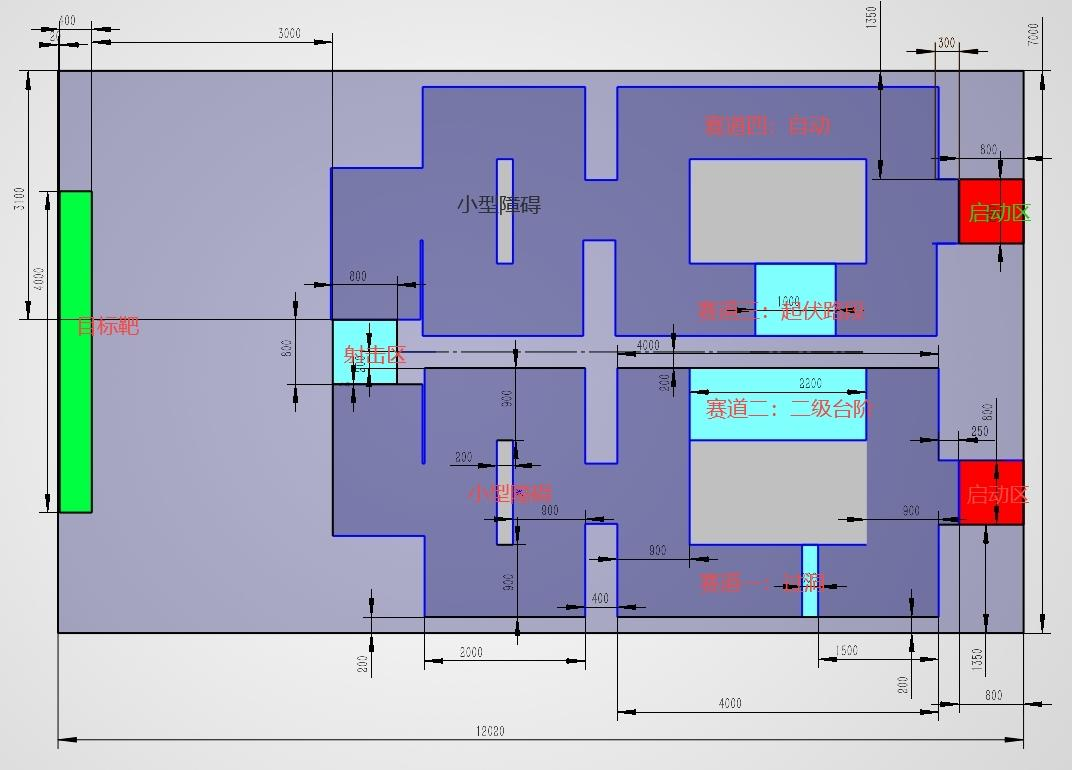
#> input picture tools/sim/drawings/rmu_arena_2026.png, 1072 x 770 px
$ python drawing_to_upper_segment.py --drawing drawings/rmu_arena_2026.png
#> lines starting #> are read from the running program, lines starting #| are printed output that depends on the picture; after the words box and inside, x2 and y2 are one past the last pixel; in counts of white or black regions, pixels touching at a corner belong together
#!/usr/bin/env python3
"""按 CAD 图纸「上半段」生成 Gazebo 世界 + Nav2 栅格地图（v2 语义修正版）。

v2 相对 v1 的改动（对应 note 里的缺陷清单）：
  1. 碰撞语义不再依赖「紫色深浅」：深紫一律算地面；障碍 = 蓝线膨胀
     ∪ 夹在蓝线之间的浅紫带体 ∪ 薄洞 ∪ 台阶。
  2. 裁剪在所有形态学操作之前（v1 是先填洞后裁剪，会在裁剪线附近填死通道）。
  3. 禁止全局 binary_fill_holes；只补「宽度 ≤ 0.60 m 且面积 ≤ 1.0 m²」的薄洞。
  4. 生成 <physics> 块（0.01 / 100 Hz），墙高 0.60 m（高于雷达安装面）。
  5. 边界墙外移到场地外，避免压住红色启动区 / 绿色目标带。
  6. 栅格 cell == map resolution == 0.05，取消 0.10 m max-pooling。
  7. 像素/盒 -> 栅格统一用 floor()，消除半格偏移。
  8. 自检锚点换成与真实几何一致的一组（v1 的「顶部平台应占据」前提是错的）。

用法：
    python3 tools/sim/drawing_to_upper_segment.py \
        --drawing tools/sim/drawings/rmu_arena_2026.png \
        --out-world src/rmu_gazebo_simulator/rmu_gazebo_simulator/resource/worlds \
        --out-map  src/pb2025_sentry_nav/pb2025_nav_bringup/map/simulation \
        --preview  tools/sim/drawings/upper_segment_preview.png \
        --report   /tmp/upper_report.json

依赖：numpy, Pillow, scipy
"""
from __future__ import annotations

import argparse
import json
import math
import os

import numpy as np
from PIL import Image, ImageDraw
from scipy import ndimage

# --------------------------------------------------------------------------- #
# 参数
# --------------------------------------------------------------------------- #
DEFAULTS = dict(
    field_w=12.0,
    field_h=7.5,
    crop_y_min=0.20,
    crop_y_max=3.75,
    wall_height=0.60,          # 围墙 / 赛道边界墙（高于雷达安装面）
    boundary_thickness=0.20,
    boundary_height=1.00,
    boundary_gap=0.10,         # 边界墙贴场地外缘再外移这么多
    enclosure_thickness=0.10,  # 障碍物 / 起伏路 的围栏薄墙厚度
    enclosure_height=0.45,     # 围栏墙高：与机器人整体高度相近或略高
    map_resolution=0.05,
    map_margin=0.50,
    min_corridor=0.50,         # 最小可通行净宽：底盘 0.47 m（轮距外沿）× 0.37 m + 余量。
                               # 不用 0.6（=2×robot_radius 圆）：那是保守外接圆，
                               # 图纸自己的启动门洞只有 0.69 m，按圆要求会判成不可通行。
)

# 原图标定：紫色场地填充外接框 -> 12.0 m x 7.5 m
CAL = dict(U0=61, U1=1021, V0=73, V1=630)
CROP_V0, CROP_V1 = 73, 336          # 上半段（含）
SX = DEFAULTS["field_w"] / (CAL["U1"] - CAL["U0"])   # 0.0125 m/px
SY = DEFAULTS["field_h"] / (CAL["V1"] - CAL["V0"])   # 0.013465 m/px
PX = min(SX, SY)

# 出生点（写在 config/gz_world.yaml 的 upper_segment 段）
SPAWN = dict(x=5.55, y=1.89, z=0.10, yaw=math.pi)


def wx(u):
    return (u - CAL["U0"]) * SX - DEFAULTS["field_w"] / 2.0


def wy(v):
    return DEFAULTS["field_h"] / 2.0 - (v - CAL["V0"]) * SY


def parse_args():
    ap = argparse.ArgumentParser(description="图纸上半段 -> Gazebo world + Nav2 map (v2)")
    ap.add_argument("--drawing", required=True)
    ap.add_argument("--name", default="upper_segment")
    ap.add_argument("--out-world", default=".")
    ap.add_argument("--out-map", default=".")
    ap.add_argument("--preview", default="")
    ap.add_argument("--report", default="")
    ap.add_argument("--no-crop-wall", action="store_true",
                    help="不在 y=crop_y_min 处生成封闭墙（默认生成，否则机器人会掉出地面）")
    return ap.parse_args()


# --------------------------------------------------------------------------- #
# 颜色掩码（先裁剪，再做任何形态学）
# --------------------------------------------------------------------------- #
def build_masks(im):
    a = np.asarray(im.convert("RGB")).astype(np.int16)
    r, g, b = a[:, :, 0], a[:, :, 1], a[:, :, 2]
    m = {}
    m["blue"] = ((b > 120) & ((b - r) > 60) & ((b - g) > 60) & (r < 130) & (g < 130))
    m["red"] = (r > 180) & (g < 100) & (b < 100)
    m["green"] = (g > 150) & (r < 120) & (b < 120)
    m["cyan"] = ((r < 180) & (g > 190) & (b > 190) & ((g - r) > 60) & ((b - r) > 60))
    m["gray"] = ((np.abs(r - g) < 18) & (np.abs(g - b) < 18) & (r > 160) & (r < 225))
    # 浅紫：深紫不算，二者是不同的填充色
    m["light"] = ((np.abs(r - 168) <= 12) & (np.abs(g - 168) <= 12) & (np.abs(b - 196) <= 12))
    # 深紫：赛道可行驶地面。v2 里它永不作为障碍源，只用于「别把凹槽当薄洞填死」
    m["deep"] = ((np.abs(r - 121) <= 12) & (np.abs(g - 121) <= 12) & (np.abs(b - 171) <= 12))
    m["_rgb"] = a
    return a, m


def crop_mask(mask, v0=CROP_V0, v1=CROP_V1):
    out = np.zeros_like(mask)
    out[v0:v1 + 1, CAL["U0"]:CAL["U1"] + 1] = mask[v0:v1 + 1, CAL["U0"]:CAL["U1"] + 1]
    return out


def disk(radius):
    y, x = np.mgrid[-radius:radius + 1, -radius:radius + 1]
    return (x * x + y * y) <= radius * radius


def px_of(meters):
    return max(1, int(round(meters / PX)))


def blobs(mask, min_area):
    """返回 [(u0,u1,v0,v1,area)]，按面积降序。"""
    mm = ndimage.binary_closing(mask, structure=np.ones((5, 5)))
    mm = ndimage.binary_opening(mm, structure=np.ones((3, 3)))
    lab, n = ndimage.label(mm)
    if n == 0:
        return []
    objs = ndimage.find_objects(lab)
    sizes = ndimage.sum(mm, lab, range(1, n + 1))
    out = []
    for i in range(n):
        if sizes[i] < min_area:
            continue
        sl = objs[i]
        out.append((sl[1].start, sl[1].stop - 1, sl[0].start, sl[0].stop - 1, int(sizes[i])))
    out.sort(key=lambda t: -t[4])
    return out


def biggest_blob(mask, min_area, u_range=None, v_range=None):
    for bb in blobs(mask, min_area):
        u0, u1, v0, v1, _ = bb
        if u_range and not (u_range[0] <= u0 and u1 <= u_range[1]):
            continue
        if v_range and not (v_range[0] <= v0 and v1 <= v_range[1]):
            continue
        return bb
    return None


# --------------------------------------------------------------------------- #
# 障碍掩码
# --------------------------------------------------------------------------- #
def solid_mask(m, floor_marks=None, exclude=None):
    """障碍掩码（v4）。

    图纸着色含义（已按局部放大与用户口径确认）：
      深紫 (121,121,171) = 赛道可行驶地面
      浅紫 (168,168,196) = 墙体本体 / 场外非行驶区
      蓝线（1–2 px）     = 边界描边（不单独膨胀，否则会在赛道里切出假墙）
      灰 (192,192,192)   = 障碍物（大块平台 + 中央小障碍条）
      红                 = 启动区，也是赛道，只是出生点在那里
      青（灰台下）       = 起伏路，地形不建，用墙围起来
      青（左侧）         = 免打区，地面涂装

    exclude：围栏足迹，交回给 enclosure 自己生成薄墙，避免这里再叠一个 0.60 m 实心块。
    """
    blue = crop_mask(m["blue"])
    light = crop_mask(m["light"])
    gray = crop_mask(m["gray"])

    inside = np.zeros_like(blue)
    inside[CAL["V0"]:CROP_V1 + 1, CAL["U0"]:CAL["U1"] + 1] = True

    # 灰 = 障碍物（大块平台 + 中央小条），蓝线只作描边不膨胀。
    solid = (light | gray) & inside
    if exclude is not None:
        # 围栏足迹交给 enclosure（薄墙 + 围内 unknown），这里不重复建模
        solid &= ~crop_mask(exclude)

    # 地面涂装（红启动区 / 绿目标带 / 青免打区）强制可通行
    if floor_marks is not None:
        solid &= ~ndimage.binary_dilation(crop_mask(floor_marks), structure=disk(px_of(0.06)))

    stats = dict(
        blue_px=int(blue.sum()),
        light_px=int(light.sum()),
        gray_px=int(gray.sum()),
        solid_px=int(solid.sum()),
    )
    return solid, stats


# --------------------------------------------------------------------------- #
# 栅格
# --------------------------------------------------------------------------- #
class Map:
    def __init__(self):
        self.res = DEFAULTS["map_resolution"]
        self.mg = DEFAULTS["map_margin"]
        self.ox = -DEFAULTS["field_w"] / 2.0 - self.mg
        self.oy = DEFAULTS["crop_y_min"] - self.mg
        self.w = int(round((DEFAULTS["field_w"] + 2 * self.mg) / self.res))
        self.h = int(round((DEFAULTS["crop_y_max"] + self.mg - self.oy) / self.res))
        self.y_max = self.oy + self.h * self.res
        self.occ = np.full((self.h, self.w), 127, dtype=np.uint8)

    def col(self, x):
        return int(math.floor((x - self.ox) / self.res))

    def row(self, y):
        return int(math.floor((self.y_max - y) / self.res))

    def x_of(self, c):
        return self.ox + (c + 0.5) * self.res

    def y_of(self, r):
        return self.y_max - (r + 0.5) * self.res

    def rect_span(self, x0, x1, y0, y1):
        """闭区间外扩一格，保证边缘像素不被 floor 掉。

        与地图无交集时返回空区间（r0>=r1 或 c0>=c1），调用方切片自然为空；
        不能只做 max(0, min())，否则「完全在地图上方」的矩形会退化成 occ[0:-k]。
        """
        c0, c1 = self.col(x0), self.col(x1)
        r0, r1 = self.row(y1), self.row(y0)
        r_lo, r_hi = min(r0, r1), max(r0, r1) + 1
        c_lo, c_hi = min(c0, c1), max(c0, c1) + 1
        if r_hi <= 0 or r_lo >= self.h or c_hi <= 0 or c_lo >= self.w:
            return (0, 0, 0, 0)
        return (max(0, r_lo), min(self.h, r_hi), max(0, c_lo), min(self.w, c_hi))

    def fill_field(self):
        r0, r1, c0, c1 = self.rect_span(-DEFAULTS["field_w"] / 2, DEFAULTS["field_w"] / 2,
                                       DEFAULTS["crop_y_min"], DEFAULTS["crop_y_max"])
        self.occ[r0:r1, c0:c1] = 254

    def mark_mask(self, mask):
        vs, us = np.nonzero(mask)
        if vs.size == 0:
            return
        xs = (us - CAL["U0"]) * SX - DEFAULTS["field_w"] / 2.0
        ys = DEFAULTS["field_h"] / 2.0 - (vs - CAL["V0"]) * SY
        cc = np.floor((xs - self.ox) / self.res).astype(int)
        rr = np.floor((self.y_max - ys) / self.res).astype(int)
        ok = (cc >= 0) & (cc < self.w) & (rr >= 0) & (rr < self.h)
        self.occ[rr[ok], cc[ok]] = 0

    def ratio(self, x0, x1, y0, y1, value):
        r0, r1, c0, c1 = self.rect_span(x0, x1, y0, y1)
        sub = self.occ[r0:r1, c0:c1]
        return float((sub == value).mean()) if sub.size else 0.0


def clean_grid(grid):
    """去掉单格毛刺、补上单格缺口（2x2 开/闭）。

    用 2x2 而不是十字 3x3：0.10 m 的单线墙只有 2 格宽，3x3 开运算会把它整条吃掉。
    2x2 只删「四周凑不出一个 2x2」的孤立格，也就是图右上角那些毛刺。
    """
    k = np.ones((2, 2), dtype=bool)
    out = ndimage.binary_opening(grid, structure=k)
    out = ndimage.binary_closing(out, structure=k)
    # 矩形化：连通的墙块若填满自己外接框 >=90%，就整体替换成外接框。
    # 图纸里绝大多数墙本来就是矩形，栅格化后边缘会变成一格一格的台阶；这一步直接把台阶抹平。
    lab, n = ndimage.label(out, structure=np.ones((3, 3), dtype=bool))
    if n:
        objs = ndimage.find_objects(lab)
        fixed = out.copy()
        for i in range(n):
            sl = objs[i]
            sub = (lab[sl] == i + 1)
            area = float(sub.sum())
            bbox = float(sub.size)
            if area / max(1.0, bbox) >= 0.90:
                fixed[sl] |= True          # 整块填实 -> 边缘变成直角
        out = fixed
    return out


def merge_rects(rects):
    """把相邻且对齐的矩形合并成长条，消掉同一条墙上的拼接缝。"""
    rects = [list(r) for r in rects]
    changed = True
    while changed:
        changed = False
        out = []
        while rects:
            a = rects.pop()
            merged = False
            for i, b in enumerate(rects):
                if a[1] == b[1] and a[3] == b[3] and (a[2] + 1 == b[0] or b[2] + 1 == a[0]):
                    rects[i] = [min(a[0], b[0]), a[1], max(a[2], b[2]), a[3]]
                    merged = changed = True
                    break
                if a[0] == b[0] and a[2] == b[2] and (a[3] + 1 == b[1] or b[3] + 1 == a[1]):
                    rects[i] = [a[0], min(a[1], b[1]), a[2], max(a[3], b[3])]
                    merged = changed = True
                    break
            if not merged:
                out.append(a)
        rects = out
    return [tuple(r) for r in rects]


def greedy_rects(grid):
    h, w = grid.shape
    used = np.zeros_like(grid, dtype=bool)
    rects = []
    for y in range(h):
        row = grid[y]
        for x in range(w):
            if not row[x] or used[y, x]:
                continue
            x1 = x
            while x1 + 1 < w and row[x1 + 1] and not used[y, x1 + 1]:
                x1 += 1
            y1 = y
            while y1 + 1 < h:
                if not grid[y1 + 1, x:x1 + 1].all() or used[y1 + 1, x:x1 + 1].any():
                    break
                y1 += 1
            used[y:y1 + 1, x:x1 + 1] = True
            rects.append((x, y, x1, y1))
    return rects


# --------------------------------------------------------------------------- #
# SDF
# --------------------------------------------------------------------------- #
PHYSICS = """    <!-- Physics settings: 与其它场地一致（0.01 s / 100 Hz），便于 RTF 对比 -->
    <physics name="default_physics" type="ode">
      <max_step_size>0.01</max_step_size>
      <real_time_update_rate>100</real_time_update_rate>
      <real_time_factor>1.0</real_time_factor>
    </physics>
"""

SDF_HEAD = """<?xml version='1.0' encoding='utf-8'?>
<!-- 由 tools/sim/drawing_to_upper_segment.py 从图纸上半段生成，请勿手改 -->
<sdf version='1.7'>
  <world name='default'>
    <gui fullscreen="0">\n      <camera name="top_down">\n        <pose>0 1.98 13.5 0 1.5708 0</pose>\n        <view_controller>orbit</view_controller>\n      </camera>\n    </gui>\n""" + PHYSICS + """
    <plugin filename="libignition-gazebo-physics-system.so" name="ignition::gazebo::systems::Physics">
    </plugin>
    <plugin filename="libignition-gazebo-scene-broadcaster-system.so" name="ignition::gazebo::systems::SceneBroadcaster">
    </plugin>
    <plugin filename="libignition-gazebo-user-commands-system.so" name="ignition::gazebo::systems::UserCommands">
    </plugin>
    <plugin filename="libignition-gazebo-sensors-system.so" name="ignition::gazebo::systems::Sensors">
      <render_engine>ogre2</render_engine>
    </plugin>
    <plugin filename="libignition-gazebo-imu-system.so" name="ignition::gazebo::systems::Imu">
    </plugin>

    <light type='directional' name='direct_light'>
      <visualize>false</visualize>
      <cast_shadows>true</cast_shadows>
      <pose>0 0 12 0 0 0</pose>
      <diffuse>1.0 1.0 1.0 1</diffuse>
      <specular>0.5 0.5 0.5 1</specular>
      <attenuation>
        <range>1000</range>
        <constant>0.9</constant>
        <linear>0.01</linear>
        <quadratic>0.001</quadratic>
      </attenuation>
      <direction>0 0 -1</direction>
    </light>
"""


def link_box(name, cx, cy, cz, sx, sy, sz, rgb, with_collision=True):
    col = f"{rgb[0]:.3f} {rgb[1]:.3f} {rgb[2]:.3f} 1"
    collision = ""
    if with_collision:
        collision = f"""        <collision name='{name}_collision'>
          <geometry><box><size>{sx:.4f} {sy:.4f} {sz:.4f}</size></box></geometry>
        </collision>
"""
    return f"""      <link name='{name}'>
        <pose>{cx:.4f} {cy:.4f} {cz:.4f} 0 0 0</pose>
{collision}        <visual name='{name}_visual'>
          <geometry><box><size>{sx:.4f} {sy:.4f} {sz:.4f}</size></box></geometry>
          <material>
            <ambient>{col}</ambient>
            <diffuse>{col}</diffuse>
          </material>
        </visual>
      </link>
"""


def write_sdf(path, name, ground, walls, platforms, markings, boundary):
    p = [SDF_HEAD]
    p.append(f"""    <model name='arena_ground_upper'>
      <static>true</static>
      <link name='ground_link'>
        <pose>{ground['cx']:.4f} {ground['cy']:.4f} {ground['cz']:.4f} 0 0 0</pose>
        <collision name='ground_collision'>
          <geometry><box><size>{ground['sx']:.4f} {ground['sy']:.4f} {ground['sz']:.4f}</size></box></geometry>
        </collision>
        <visual name='ground_visual'>
          <geometry><box><size>{ground['sx']:.4f} {ground['sy']:.4f} {ground['sz']:.4f}</size></box></geometry>
          <material>
            <ambient>0.45 0.45 0.48 1</ambient>
            <diffuse>0.45 0.45 0.48 1</diffuse>
          </material>
        </visual>
      </link>
    </model>
""")
    p.append(f"    <model name='{name}_geometry'>\n      <static>true</static>\n")
    for i, w in enumerate(walls):
        p.append(link_box(f"wall_{i:03d}", w["cx"], w["cy"], w["cz"], w["sx"], w["sy"], w["sz"],
                          (0.90, 0.90, 0.92)))
    for pl in platforms:
        p.append(link_box(pl["name"], pl["cx"], pl["cy"], pl["cz"], pl["sx"], pl["sy"], pl["sz"], pl["rgb"]))
    p.append("    </model>\n")

    p.append(f"    <model name='{name}_boundary'>\n      <static>true</static>\n")
    for i, w in enumerate(boundary):
        p.append(link_box(f"boundary_{i:02d}", w["cx"], w["cy"], w["cz"], w["sx"], w["sy"], w["sz"],
                          (0.75, 0.75, 0.80)))
    p.append("    </model>\n")

    p.append(f"    <model name='{name}_markings'>\n      <static>true</static>\n")
    for mk in markings:
        p.append(link_box(mk["name"], mk["cx"], mk["cy"], 0.002, mk["sx"], mk["sy"], 0.002,
                          mk["rgb"], with_collision=False))
    p.append("    </model>\n  </world>\n</sdf>\n")
    with open(path, "w", encoding="utf-8") as f:
        f.write("".join(p))


def write_map(pgm_path, yaml_path, occ, res, ox, oy):
    h, w = occ.shape
    with open(pgm_path, "wb") as f:
        f.write(b"P5\n")
        f.write(f"{w} {h}\n".encode())
        f.write(b"255\n")
        f.write(occ.ravel().tobytes())
    with open(yaml_path, "w", encoding="utf-8") as f:
        f.write(f"image: {os.path.basename(pgm_path)}\n")
        f.write("mode: trinary\n")
        f.write(f"resolution: {res}\n")
        f.write(f"origin: [{ox:.3f}, {oy:.3f}, 0.0]\n")
        f.write("negate: 0\n")
        f.write("occupied_thresh: 0.65\n")
        f.write("free_thresh: 0.25\n")


# --------------------------------------------------------------------------- #
def main():
    args = parse_args()
    im = Image.open(args.drawing).convert("RGB")
#> im is the input picture: PIL image 1072x770 RGB; mean R, G, B 168.2, 171.3, 191.8
    a, m = build_masks(im)
#> in build_masks, `r, g, b = a[:, :, 0], a[:, :, 1], a[:, :, 2]`:
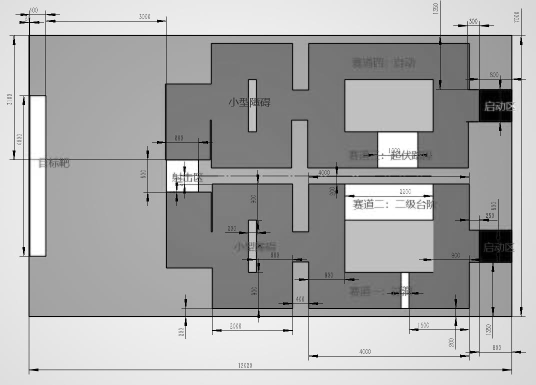
#> g: shape (770, 1072) int16 (shown at 1/2 size); min 0, max 255, mean 171.3
#> in build_masks, `r, g, b = a[:, :, 0], a[:, :, 1], a[:, :, 2]`:
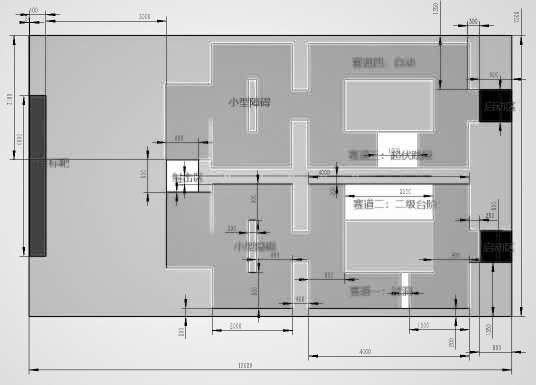
#> b: shape (770, 1072) int16 (shown at 1/2 size); min 0, max 255, mean 191.8
#> m = 8 items
    print(f"[calib] sx={SX*1000:.3f} mm/px sy={SY*1000:.3f} mm/px")
    print(f"[crop]  v={CROP_V0}..{CROP_V1} -> y=[{wy(CROP_V1):.3f}, {wy(CROP_V0):.3f}] m")

    # --- 色块（全部先裁剪） ---
    gray_bb = biggest_blob(crop_mask(m["gray"]), 8000, u_range=(680, 880), v_range=(150, 270))
#> in crop_mask, `out[v0:v1 + 1, CAL["U0"]:CAL["U1"] + 1] = mask[v0:v1 + 1, CAL["U0"]:CA..`:
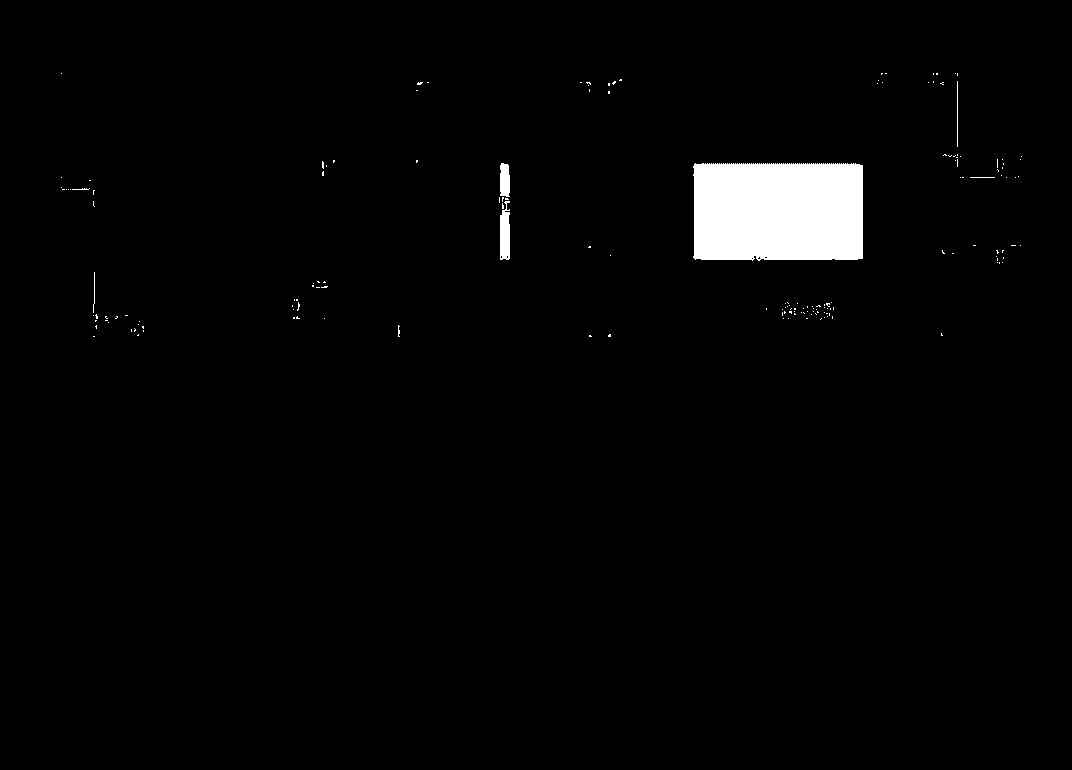
#> out: shape (770, 1072) bool; 2.1% white; 165 white regions (158 under 20 px), largest, box (x1, y1, x2, y2) and area: (693, 163, 863, 261) 16277, (500, 201, 510, 260) 489, (500, 163, 510, 197) 306
#> in blobs, `lab, n = ndimage.label(mm)`:
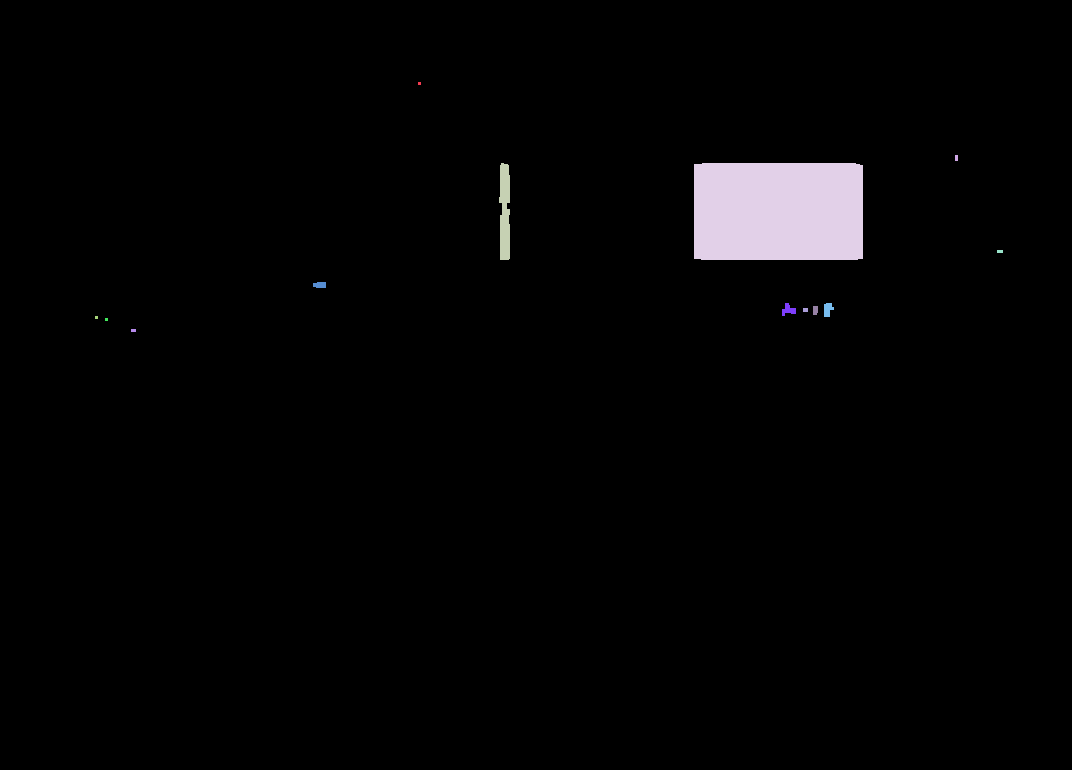
#> lab: shape (770, 1072) int32; 14 distinct labels, from 0 to 13; one colour per label, 0 black
#> in blobs, `lab, n = ndimage.label(mm)`: n = 13
#> in blobs, `objs = ndimage.find_objects(lab)`: objs = 13 items
#> (the rest of the program and of its run is left out)
